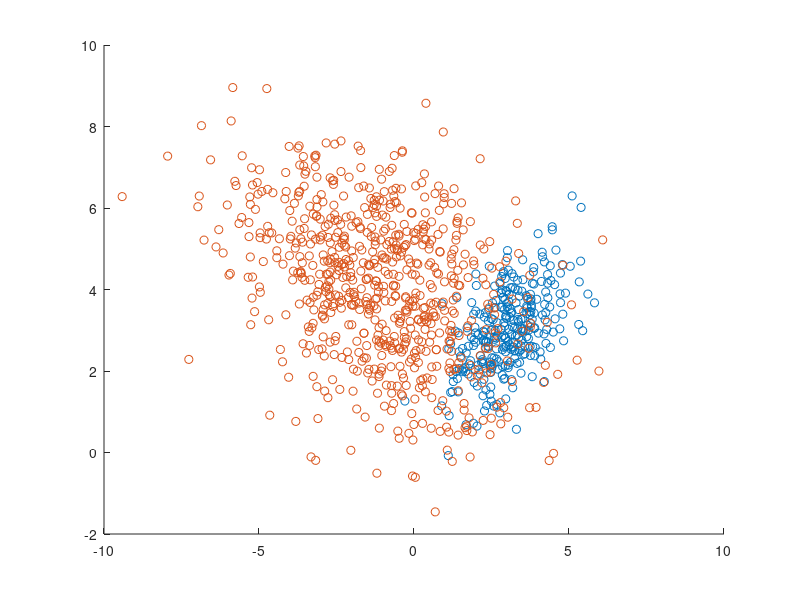

MATLAB code for this plot: (Note: this script raises an error after producing the figure.)
%% Homework 3
% Benjamin Gincley
% EECE 5644
% 4 November 2019
%% Generate Data
rng(0)
p = [0.3;0.7];
priorThresh = cumsum([0;p]);
mu{1} = [3,3]; mu{2} = [-1,4];
sigma{1} = [1 0.5; 0.5 1]; sigma{2} = [5 -1.5; -1.5 3];
nClass = 2;
nSamples = 999;
classTemp = rand(nSamples,1);
data = cell(nClass,1);
classLabel = cell(nClass,1);
for idx = 1:nClass
    nSamplesClass = nnz(classTemp>=priorThresh(idx) & classTemp<priorThresh(idx+1));
    data{idx} = mvnrnd(mu{idx},sigma{idx},nSamplesClass);
    classLabel{idx} = ones(nSamplesClass,1)*idx;
end
data = cell2mat(data);
classLabel = cell2mat(classLabel);
nClass1 = sum(classLabel == 1);
nClass2 = sum(classLabel == 2);
figure()
hold on
scatter(data(classLabel == 1,1),data(classLabel == 1,2),'k.')
scatter(data(classLabel == 2,1),data(classLabel == 2,2),'b.')
%% LDA Model
lda = fitcdiscr(data,classLabel);
ldaClass = resubPredict(lda);
ldaResubErr = resubLoss(lda);

% Fisher LDA Classifer (using true model parameters) 
Sb = (mu{1}'-mu{2}')*(mu{1}'-mu{2}')'; 
Sw = sigma{1} + sigma{2}; 
[V,D] = eig(inv(Sw)*Sb); % LDA solution satisfies alpha Sw w = Sb w; ie w is a generalized eigenvector of (Sw,Sb) 
[~,ind] = sort(diag(D),'descend'); 
wLDA = V(:,ind(1)); % Fisher LDA projection vector 
yLDA = wLDA'*data'; % All data projected on to the line spanned by wLDA 
wLDA = sign(mean(yLDA(find(classLabel==2)))-mean(yLDA(find(classLabel==1))))*wLDA; % ensures class1 falls on the + side of the axis 
b = 1.39;
discriminantScoreLDA = b+sign(mean(yLDA(find(classLabel==2)))-mean(yLDA(find(classLabel==1))))*yLDA; % flip yLDA accordingly 
predictedLDA = zeros(nSamples,1);
predictedLDA(discriminantScoreLDA < 0) = 1;
predictedLDA(discriminantScoreLDA >= 0) = 2;
correctLDA = zeros(nSamples,1);
incorrectLDA = zeros(nSamples,1);
correctLDA(predictedLDA == classLabel) = 1;
incorrectLDA(predictedLDA ~= classLabel) = 1;
errorLDA = sum(incorrectLDA)/nSamples

hold on
scatter(data((correctLDA == 1),1),data((correctLDA == 1),2),100,'gs')
scatter(data((correctLDA == 0),1),data((correctLDA == 0),2),100,'rs')

%% Logistic Model
w = wLDA;
y = 1./(1+exp(w'*data'+b))';
logisticPredict = zeros(nSamples,1);
logisticPredict(y>=0.5) = 1;
logisticPredict(y<0.5) = 2;
predictClass1 = sum(logisticPredict==1);
%% Optimize
dataClass1 = data(classLabel==1,:);
dataClass2 = data(classLabel==2,:);
wOptim = zeros(nClass1,2);
for i = 1:nClass1
    dataVal = dataClass1(i,:);
    fun = @(w)1./(1+exp(w'*dataVal'+1.39));
    x0 = wLDA;
    wOptim(i,:) = fminsearch(fun,x0);
end
WOptim = min(wOptim);
for i = 1:nClass1
    dataVal = dataClass1(i,:);
    fun = @(b)1./(1+exp(WOptim*dataVal'+b));
    x0 = 1.39;
    bOptim(i,:) = fminsearch(fun,x0);
end
BOptim = min(bOptim);
%% repeat logistic
w = WOptim;
y = 1./(1+exp(w*data'+BOptim))';
logisticPredict = zeros(nSamples,1);
logisticPredict(y>=0.5) = 2;
logisticPredict(y<0.5) = 1;
predictClass1 = sum(logisticPredict==1);
logisticCorrect = zeros(nSamples,1);
logisticCorrect(logisticPredict == classLabel) = 1;
errorLogistic = 1-(sum(logisticCorrect) / nSamples)
scatter(data(logisticCorrect==1,1),data(logisticCorrect==1,2),'go')
scatter(data(logisticCorrect==0,1),data(logisticCorrect==0,2),'ro')
%% MAP Classifier
likelihood1 = mvnpdf(data,mu{1},sigma{1});
likelihood2 = mvnpdf(data,mu{2},sigma{2});
Posterior(:,1) = likelihood1 * p(1);
Posterior(:,2) = likelihood2 * p(2);
[val, MAP_predict] = max(Posterior,[],2);
errorMAP = sum(MAP_predict ~= classLabel)/nSamples
MAPCorrect = zeros(nSamples,1);
MAPCorrect(MAP_predict == classLabel) = 1;
scatter(data(MAPCorrect==1,1),data(MAPCorrect==1,2),'gx')
scatter(data(MAPCorrect==0,1),data(MAPCorrect==0,2),'rx')
%% Cumulative Plot
title('Combined Plot: Classification by 3 Models: MAP, LDA, Logistic')
xlabel('x1')
ylabel('x2')
legend('True Class 1','True Class 2', 'Correct LDA', 'Incorrect LDA', 'Correct Logistic', 'Incorrect Logistic', 'Correct MAP', 'Incorrect MAP')
hold off
%% Individual Plots
figure()
hold on
scatter(data(classLabel == 1,1),data(classLabel == 1,2),'k.')
scatter(data(classLabel == 2,1),data(classLabel == 2,2),'b.')
scatter(data((correctLDA == 1),1),data((correctLDA == 1),2),'gs')
scatter(data((correctLDA == 0),1),data((correctLDA == 0),2),'rs')
title('Classification by LDA Model: 8.71% Error')
xlabel('x1')
ylabel('x2')
legend('True Class 1','True Class 2', 'Correct LDA', 'Incorrect LDA')
hold off

figure()
hold on
scatter(data(classLabel == 1,1),data(classLabel == 1,2),'k.')
scatter(data(classLabel == 2,1),data(classLabel == 2,2),'b.')
scatter(data(logisticCorrect==1,1),data(logisticCorrect==1,2),'go')
scatter(data(logisticCorrect==0,1),data(logisticCorrect==0,2),'ro')
title('Classification by Logistic Model: 29.23% Error')
xlabel('x1')
ylabel('x2')
legend('True Class 1','True Class 2', 'Correct Logistic', 'Incorrect Logistic')
hold off

figure()
hold on
scatter(data(classLabel == 1,1),data(classLabel == 1,2),'k.')
scatter(data(classLabel == 2,1),data(classLabel == 2,2),'b.')
scatter(data(MAPCorrect==1,1),data(MAPCorrect==1,2),'gx')
scatter(data(MAPCorrect==0,1),data(MAPCorrect==0,2),'rx')
title('Classification by MAP Model: 8.71% Error')
xlabel('x1')
ylabel('x2')
legend('True Class 1','True Class 2', 'Correct MAP', 'Incorrect MAP')
hold off